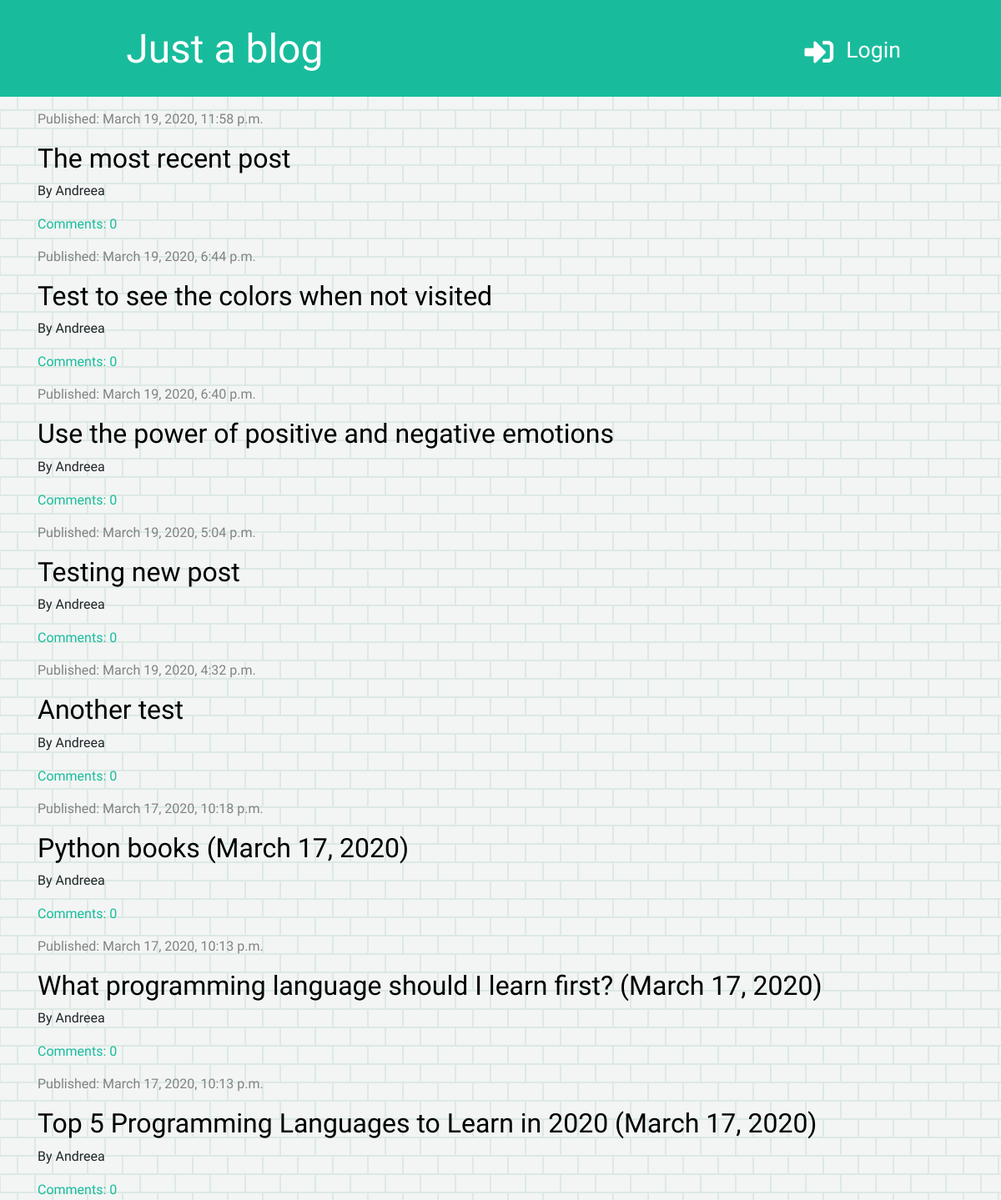
The app's page /, older data.
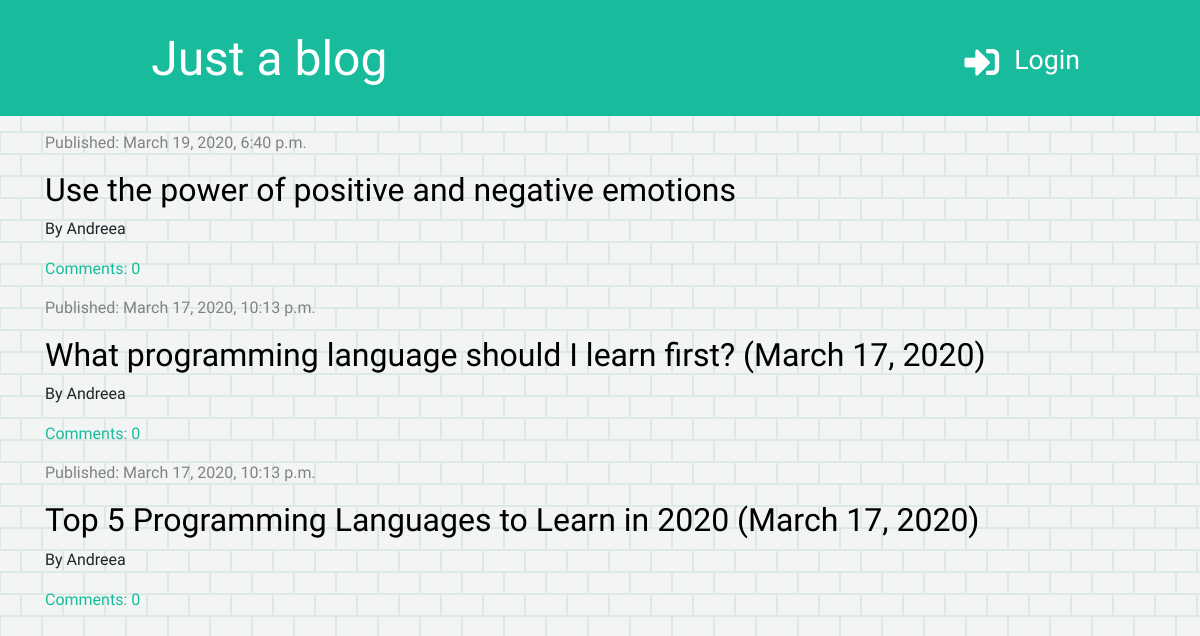
The same page, newer data.
### blog/models.py (models this page shows, shortened)
class Post(models.Model):
    author = models.ForeignKey('auth.User', on_delete=models.CASCADE)
    title = models.CharField(max_length=200)
    text = models.TextField()
    created_date = models.DateTimeField(default=timezone.now)
    published_date = models.DateTimeField(blank=True, null=True)
    def approved_comments(self):
        return self.comments.filter(approved=True)

### blog/views.py (the view)
# urls.py: path('', views.post_list, name='post_list'),
def post_list(request):
    posts = Post.objects.filter(published_date__lte=timezone.now()).order_by('-published_date')
    stuff_for_frontend = {'posts': posts}
    return render(request, 'blog/post_list.html', stuff_for_frontend)

### blog/templatetags/markdownify.py (called while the page is built)
@register.filter
def markdown(value):
    renderer = HighlightRenderer()
    markdown = mistune.Markdown(renderer=renderer)
    return markdown(value)

### blog/templates/blog/post_list.html (shortened to what this page needs)
{% extends 'blog/base.html' %}
{% load markdownify %}
{% block content %}
    {% for post in posts %}
        <div class="post">
            <div class="date">
                <p> Published: {{ post.published_date }}</p>
            </div>
            <h2><a href="{% url 'post_detail' pk=post.pk %}">{{ post.title }}</a></h2>
            <p>By {{ post.author }}</p>
            <a href="{% url 'post_detail' pk=post.pk %}" class="approved-comments">Comments: {{ post.approved_comments.count }}</a>
        </div>
    {% endfor %}
{% endblock %}

### blog/templates/blog/base.html (shortened to what this page needs)
{% load static %}
<!DOCTYPE html>
<html lang="en">
<head>
    <link rel="stylesheet" href="https://stackpath.bootstrapcdn.com/bootstrap/4.4.1/css/bootstrap.min.css">
    <link rel="stylesheet" href="https://use.fontawesome.com/releases/v5.2.0/css/all.css">
    <link rel="stylesheet" href="{% static 'css/blog.css' %}">
    <link rel="stylesheet" href="{% static 'css/zenburn.css' %}">
</head>
<body>
<div class="page-header">
    {% if user.is_authenticated %}
        <div class="top-menu-right">
            <a href="{% url 'post_draft_list' %}"><i class="fas fa-list-alt"></i></a>
            <a href="{% url 'post_new' %}"><i class="fas fa-plus"></i></a>
            <p class="top-menu">Hello, {{ user.username}}</p>
            <a href="{% url 'logout' %}"><i class="fas fa-sign-out-alt"></i></a>
        </div>
    {% else %}
    <div class="top-menu-right">
        <a href="{% url 'login' %}"><p class="login">Login</p><i class="fas fa-sign-in-alt"></i></a>
    </div>
    {% endif %}
    <h1><a href="{% url 'post_list' %}">Just a blog</a></h1>
</div>
<div class="content container">
    <div class="row">
        <div class="col-md-12">
            {% block content %}{% endblock%}
        </div>
    </div>
</div>
</body>
</html>

### blog/static/css/blog.css (style rules this page uses)
.page-header { background-color: #18BC9C; margin-top: 0; padding: 20px 20px 20px 40px; }
.page-header h1, .page-header h1 a { color: #ffffff; font-size: 36pt; text-decoration: none; margin-left: 5%; }
h1, h2, h3, h4 { margin-top: 10px; }
body { font-family: 'Raleway', sans-serif; background-color: #f2f5f4; }
.date { padding: 15px 0px 0px 0px; color: #828282; }
.post h2 a { color: #000000; }
.top-menu-right { color: #ffffff; float: right; font-size: 26pt; margin-right: 100px; padding-top: 5px; }
fa, .fas { padding-left: 20px; padding-top: 20px; color: #ffffff; }
.login { float: right; font-size: 20pt; color: #ffffff; padding-left: 15px; padding-top: 15px; }
.approved-comments { color: #18BC9C; }

Row changes from the older to the newer data that the page shows:
removed Post: published_date "March 19, 2020, 11:58 p.m.", title "The most recent post", author "Andreea", approved_comments.count "0"
removed Post: published_date "March 19, 2020, 6:44 p.m.", title "Test to see the colors when not visited", author "Andreea", approved_comments.count "0"
removed Post: published_date "March 19, 2020, 5:04 p.m.", title "Testing new post", author "Andreea", approved_comments.count "0"
removed Post: published_date "March 19, 2020, 4:32 p.m.", title "Another test", author "Andreea", approved_comments.count "0"
removed Post: published_date "March 17, 2020, 10:18 p.m.", title "Python books (March 17, 2020)", author "Andreea", approved_comments.count "0"
